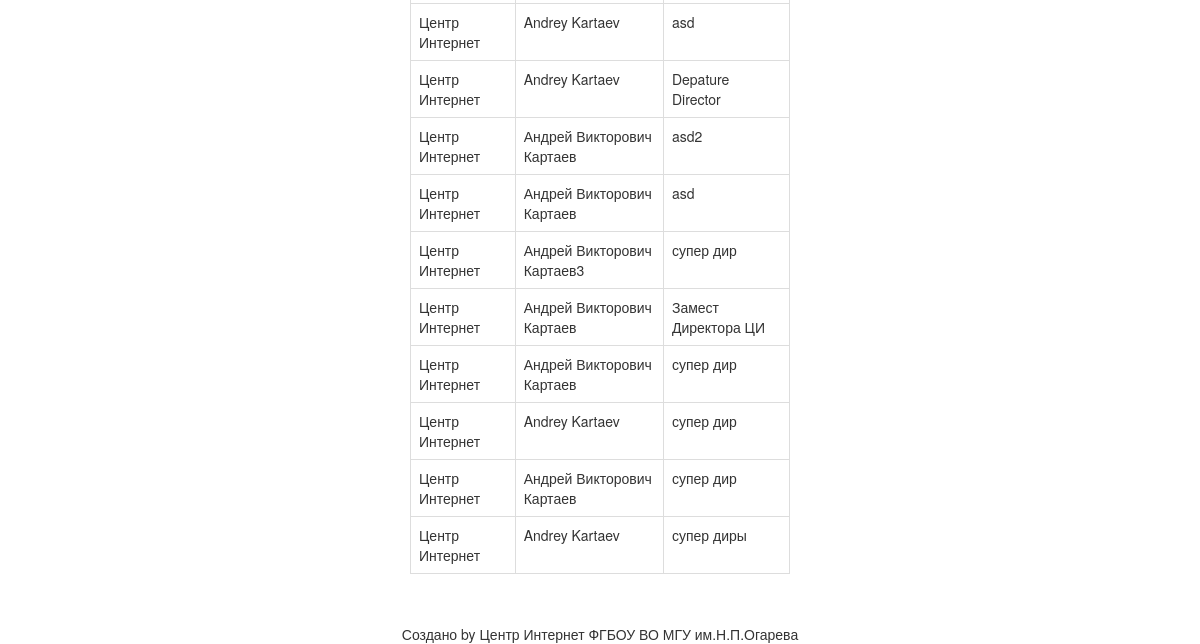
The app's page /bgb_webcontract/backend/ (lower part), older data.
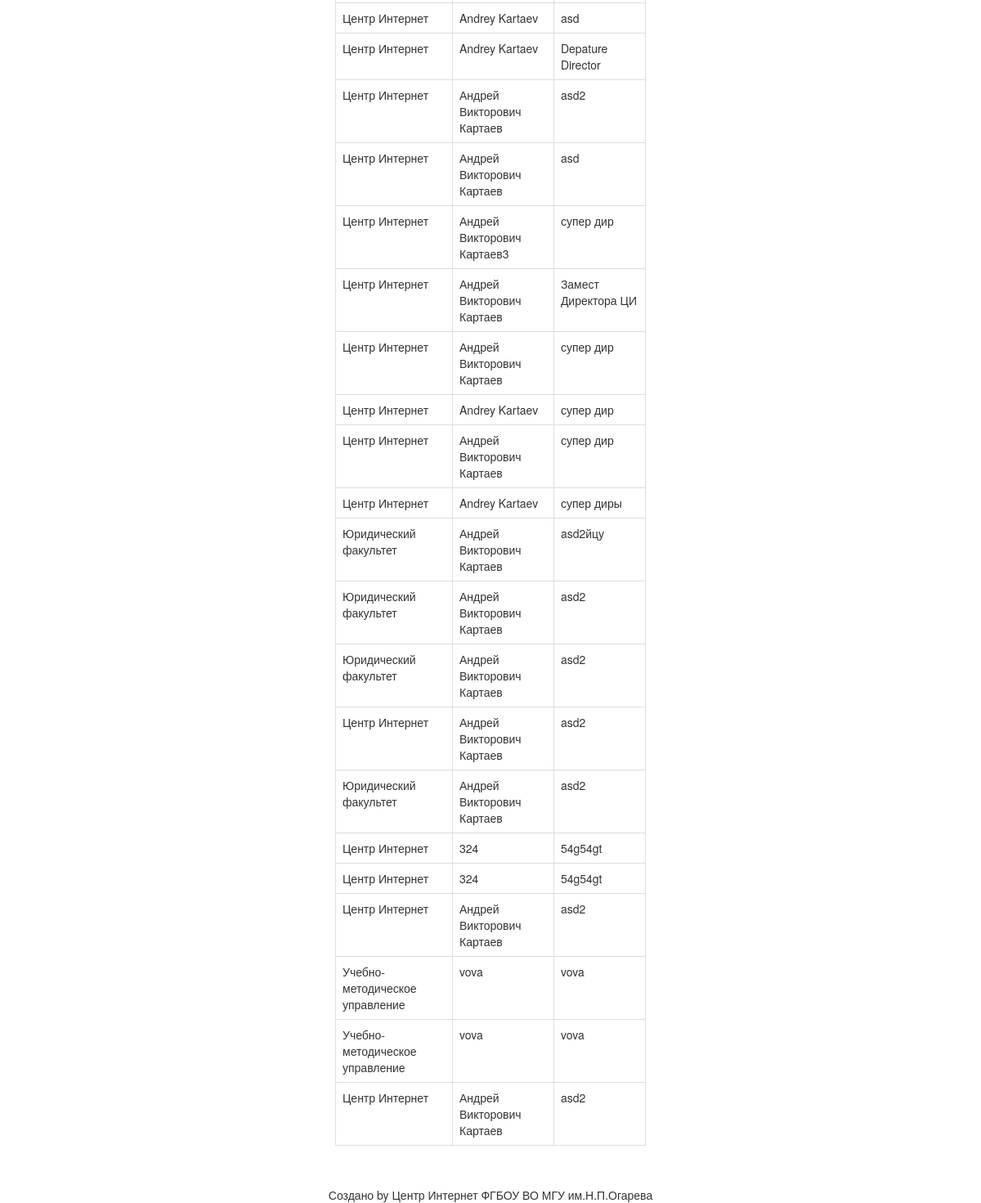
The same page, newer data.
### bgb_webcontract/models.py (models this page shows, shortened)
class Request(models.Model):
    it_manager_fullname = models.CharField(max_length=200, verbose_name='ФИО заявителя полностью')
    it_manager_email = models.EmailField(verbose_name='Email заявителя')
    it_manager_position = models.CharField(max_length=200, verbose_name='Должность заявителя')
    created_date = models.DateTimeField(auto_now=True)
    accepted = models.BooleanField(default=False)
    rejection_reason = models.CharField(max_length=200, blank=True, default='Заявка не обработана')
    department_id = models.ForeignKey(Department, on_delete=models.CASCADE,
                                      verbose_name='Факультет/Подразделение')
    def __str__(self):
        return ' '.join([str(self.department_id), self.it_manager_fullname,])

class Department(models.Model):
    id = models.IntegerField(primary_key=True)
    name = models.CharField(max_length=200, verbose_name='Факультет/Подразделение')
    def __str__(self):
        return self.name

### bgb_webcontract/views.py (the view)
def backend_view(request):
    new_request_list = Request.objects.filter(accepted=False).order_by('created_date')
    latest_request_list = Request.objects.filter(accepted=True).order_by('created_date')
    print(new_request_list)
    return render(request, 'bgb_webcontract/backend.html',
                  {'new_request_list': new_request_list,
                   'latest_request_list': latest_request_list})

### templates/bgb_webcontract/backend.html (shortened to what this page needs)
{% extends "bgb_webcontract/backend_base.html" %}
{% block content %}
    <div class="new_requests row">
        <div class="col-md-4">
 	<div class="tab-content">
        <div role="tabpanel" class="tab-pane active" id="new">
            <table class="table table-bordered table-hover">
                <tbody>
                    {% if new_request_list %}
                        {% for request in new_request_list %}
                            <tr data-href="{% url 'bgb_webcontract:request_detail_backend' request.id %}" style="cursor: pointer;">
                                <td>{{ request.department_id}}</td>
                                <td>{{ request.it_manager_fullname}}</td>
                                <td>{{ request.it_manager_position}}</td>
                            </tr>
                        {% endfor %}
                    {% else %}
                        <tr><td colspan="3" style="text-align: center;">Нет новых заявок</td></tr>
                    {% endif %}
                </tbody>
            </table>
        </div>
	</div>
	</div>
    </div>
{% endblock %}

Row changes from the older to the newer data that the page shows:
now on this page (row edited): Request: department_id "Юридический факультет", it_manager_fullname "Андрей Викторович Картаев", it_manager_position "asd2йцу"
added Request: department_id "Юридический факультет", it_manager_fullname "Андрей Викторович Картаев", it_manager_position "asd2"
added Request: department_id "Юридический факультет", it_manager_fullname "Андрей Викторович Картаев", it_manager_position "asd2"
added Request: department_id "Центр Интернет", it_manager_fullname "Андрей Викторович Картаев", it_manager_position "asd2"
added Request: department_id "Юридический факультет", it_manager_fullname "Андрей Викторович Картаев", it_manager_position "asd2"
added Request: department_id "Центр Интернет", it_manager_fullname "324", it_manager_position "54g54gt"
added Request: department_id "Центр Интернет", it_manager_fullname "324", it_manager_position "54g54gt"
added Request: department_id "Центр Интернет", it_manager_fullname "Андрей Викторович Картаев", it_manager_position "asd2"
added Request: department_id "Учебно-методическое управление", it_manager_fullname "vova", it_manager_position "vova"
added Request: department_id "Учебно-методическое управление", it_manager_fullname "vova", it_manager_position "vova"
added Request: department_id "Центр Интернет", it_manager_fullname "Андрей Викторович Картаев", it_manager_position "asd2"
